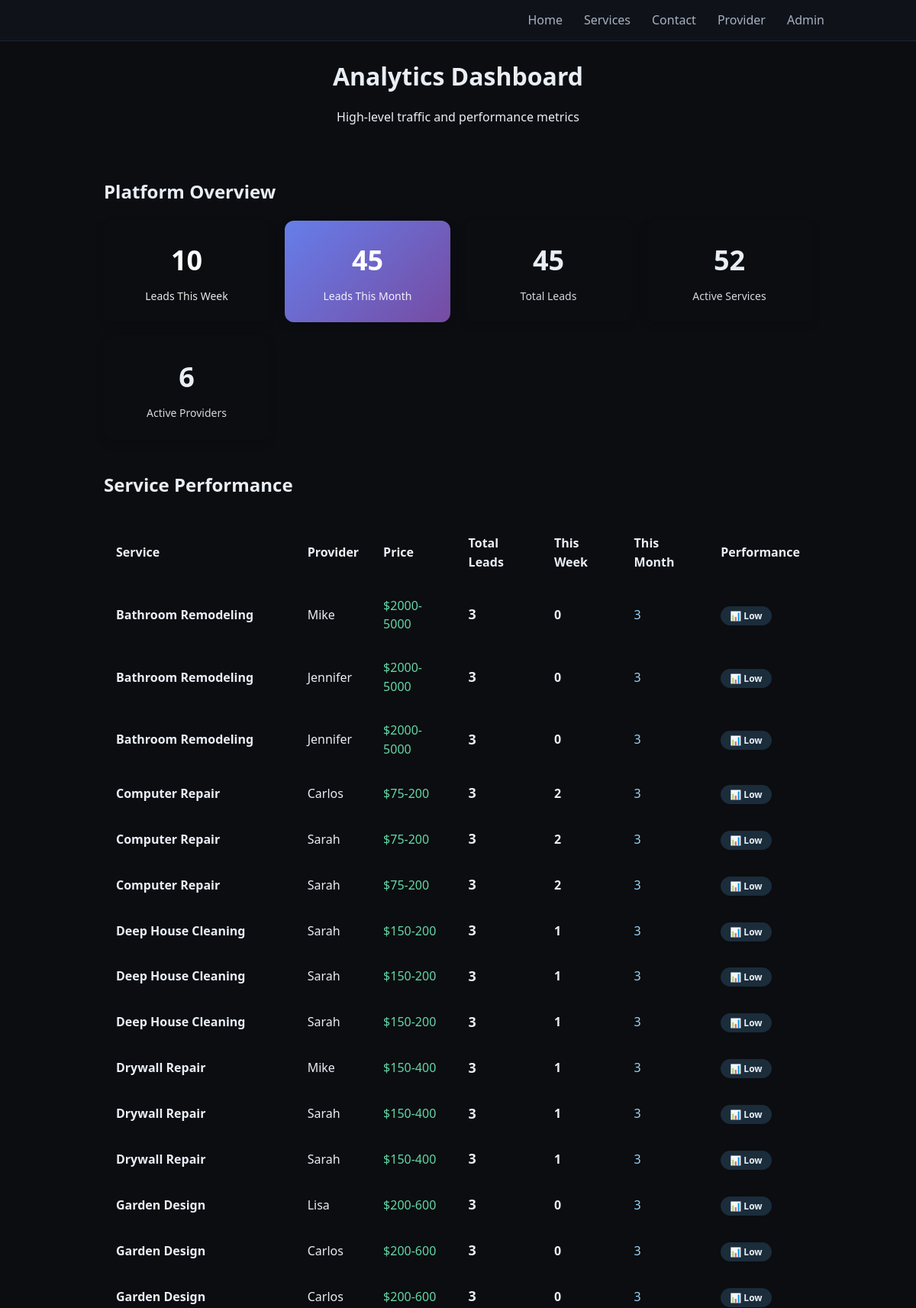
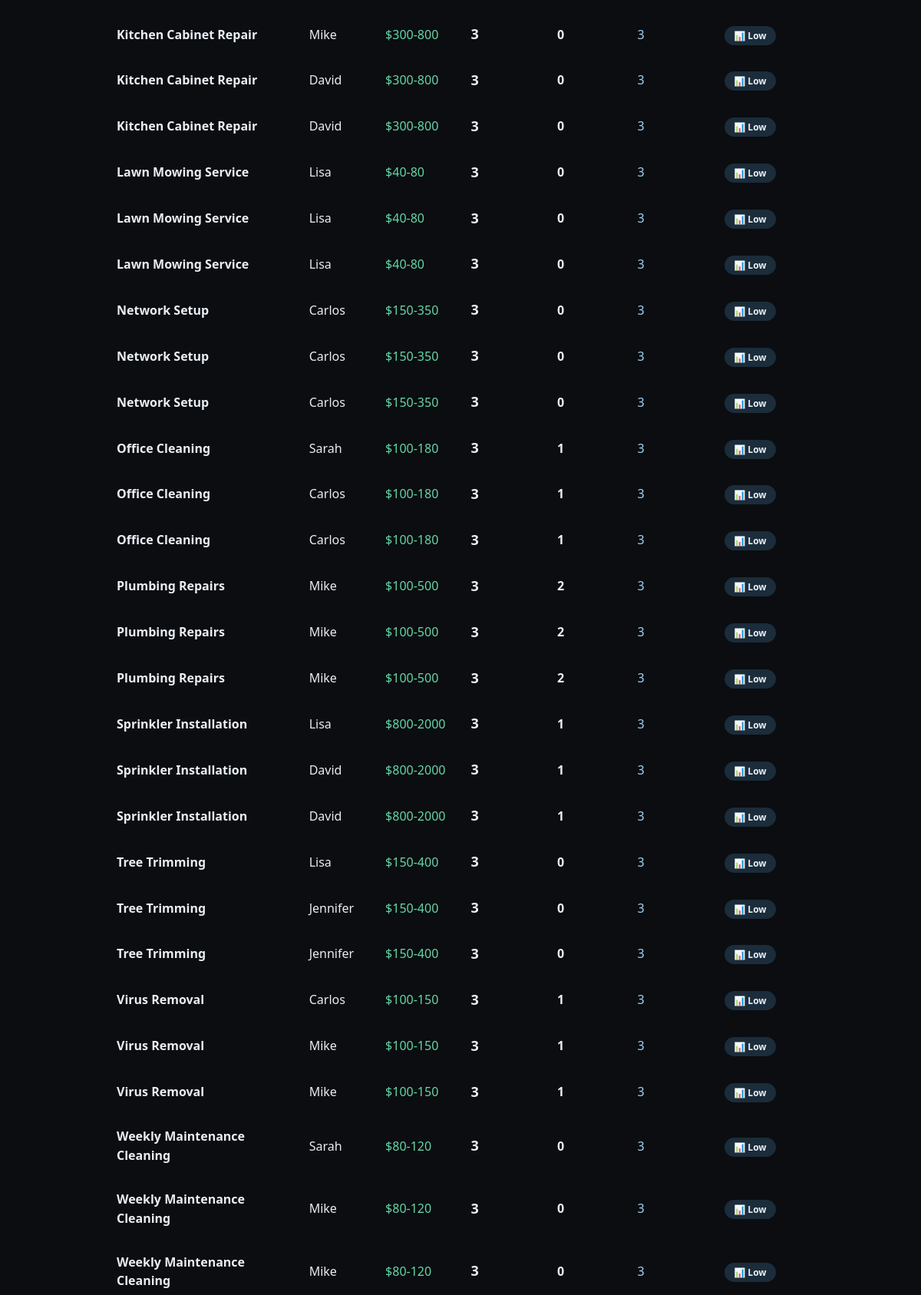
The app's page /admin/analytics (upper part) with its own data (2 pictures, top to bottom).
### tables this page shows
CREATE TABLE services (
              id INTEGER PRIMARY KEY AUTOINCREMENT,
              title TEXT NOT NULL,
              description TEXT,
              price TEXT,
              active INTEGER NOT NULL DEFAULT 1,
              created_at TEXT NOT NULL
            , posted_by TEXT, provider_id INTEGER DEFAULT 0, is_certified INTEGER DEFAULT 0, certification_proof TEXT);

### app.py (the view)
    @app.route("/admin/analytics")
    @login_required
    def admin_analytics():
        with closing(get_db()) as db:
            cur = db.cursor()
            cur.execute("""
                SELECT
                    s.id,
                    s.title,
                    s.price,
                    s.posted_by,
                    s.provider_id,
                    COUNT(l.id) as total_leads,
                    COUNT(CASE WHEN l.created_at >= date('now', '-7 days') THEN 1 END) as leads_this_week,
                    COUNT(CASE WHEN l.created_at >= date('now', '-30 days') THEN 1 END) as leads_this_month
                FROM services s
                LEFT JOIN leads l ON l.message LIKE '%' || s.title || '%'
                WHERE s.active = 1
                GROUP BY s.id, s.title, s.price, s.posted_by, s.provider_id
                ORDER BY total_leads DESC, s.title
            """)
            service_stats = cur.fetchall()
            cur.execute("SELECT COUNT(*) FROM leads WHERE created_at >= date('now', '-7 days')")
            total_leads_week = cur.fetchone()[0]
            cur.execute("SELECT COUNT(*) FROM leads WHERE created_at >= date('now', '-30 days')")
            total_leads_month = cur.fetchone()[0]
            cur.execute("SELECT COUNT(*) FROM leads")
            total_leads_all = cur.fetchone()[0]
            cur.execute("SELECT COUNT(*) FROM services WHERE active = 1")
            total_services = cur.fetchone()[0]
            cur.execute("SELECT COUNT(*) FROM providers WHERE active = 1")
            total_providers = cur.fetchone()[0]
            cur.execute("""
                SELECT
                    p.business_name,
                    p.first_name,
                    COUNT(s.id) as service_count,
                    COUNT(l.id) as total_leads
                FROM providers p
                LEFT JOIN services s ON s.provider_id = p.id AND s.active = 1
                LEFT JOIN leads l ON l.message LIKE '%' || s.title || '%'
                WHERE p.active = 1
                GROUP BY p.id, p.business_name, p.first_name
                ORDER BY total_leads DESC
            """)
            provider_stats = cur.fetchall()
        return render_template("admin_analytics.html",
                             service_stats=service_stats,
                             total_leads_week=total_leads_week,
                             total_leads_month=total_leads_month,
                             total_leads_all=total_leads_all,
                             total_services=total_services,
                             total_providers=total_providers,
                             provider_stats=provider_stats,
                             title="Analytics Dashboard")

### app.py (called while the page is built)
def get_db():
    conn = sqlite3.connect(DB_PATH)
    conn.row_factory = sqlite3.Row
    return conn

### templates/admin_analytics.html (shortened to what this page needs)
{% extends "base.html" %}
{% block content %}
<div class="main-content">
    <div class="analytics-header">
        <h1>Analytics Dashboard</h1>
        <p>High-level traffic and performance metrics</p>
    </div>
    <div class="stats-overview">
        <h2>Platform Overview</h2>
        <div class="stats-grid">
            <div class="stat-card primary">
                <h3>{{ total_leads_week }}</h3>
                <p>Leads This Week</p>
            </div>
            <div class="stat-card secondary">
                <h3>{{ total_leads_month }}</h3>
                <p>Leads This Month</p>
            </div>
            <div class="stat-card">
                <h3>{{ total_leads_all }}</h3>
                <p>Total Leads</p>
            </div>
            <div class="stat-card">
                <h3>{{ total_services }}</h3>
                <p>Active Services</p>
            </div>
            <div class="stat-card">
                <h3>{{ total_providers }}</h3>
                <p>Active Providers</p>
            </div>
        </div>
    </div>
    <div class="analytics-section">
        <h2>Service Performance</h2>
        <div class="table-container">
            <table class="analytics-table">
                <thead>
                    <tr>
                        <th>Service</th>
                        <th>Provider</th>
                        <th>Price</th>
                        <th>Total Leads</th>
                        <th>This Week</th>
                        <th>This Month</th>
                        <th>Performance</th>
                    </tr>
                </thead>
                <tbody>
                    {% for service in service_stats %}
                    <tr>
                        <td class="service-name">{{ service.title }}</td>
                        <td>{{ service.posted_by or 'Admin' }}</td>
                        <td class="price">{{ service.price or 'Quote' }}</td>
                        <td class="leads-total">{{ service.total_leads }}</td>
                        <td class="leads-week">{{ service.leads_this_week }}</td>
                        <td class="leads-month">{{ service.leads_this_month }}</td>
                        <td class="performance">
                            {% if service.total_leads >= 10 %}
                                <span class="status high">🔥 High</span>
                            {% elif service.total_leads >= 5 %}
                                <span class="status medium">📈 Medium</span>
                            {% elif service.total_leads > 0 %}
                                <span class="status low">📊 Low</span>
                            {% else %}
                                <span class="status none">💤 None</span>
                            {% endif %}
                        </td>
                    </tr>
                    {% endfor %}
                </tbody>
            </table>
        </div>
    </div>
</div>
{% endblock %}

### static/styles.css (style rules this page uses)
:root { --bg: #0b0d10; --panel: #141920; --text: #e9eef5; --muted: #a7b1c2; --accent: #5aa9e6; --accent-2: #9cd3f7; --danger: #e35d6a; --ok: #65d6a7; --warn: #f5a623; }
* { box-sizing: border-box; }
body { margin: 0; font-family: system-ui, -apple-system, Segoe UI, Roboto, Arial, sans-serif; background: var(--bg); color: var(--text); line-height: 1.55; }
.stats-grid { display: grid; grid-template-columns: repeat(auto-fit, minmax(200px, 1fr)); gap: 20px; margin-bottom: 40px; }
.stat-card { background: var(--panel); border: 1px solid #232a36; border-radius: 12px; padding: 24px; text-align: center; box-shadow: 0 4px 12px rgba(0, 0, 0, 0.15); }

### templates/admin_analytics.html (style rules this page uses)
.analytics-header { text-align: center; margin-bottom: 30px; padding-bottom: 20px; border-bottom: 2px solid var(--border-color); }
.analytics-header h1 { color: var(--accent-color); margin-bottom: 5px; }
.analytics-header p { color: var(--text-secondary); font-size: 16px; }
.stats-overview { margin-bottom: 40px; }
.stats-grid { display: grid; grid-template-columns: repeat(auto-fit, minmax(200px, 1fr)); gap: 20px; margin-top: 20px; }
.stat-card { background: var(--surface-color); border: 1px solid var(--border-color); border-radius: 12px; padding: 24px; text-align: center; transition: all 0.3s ease; }
.stat-card.primary { background: linear-gradient(135deg, var(--accent-color), var(--accent-2)); color: white; border: none; }
.stat-card.secondary { background: linear-gradient(135deg, #667eea, #764ba2); color: white; border: none; }
.stat-card h3 { font-size: 36px; font-weight: bold; margin: 0 0 8px 0; color: inherit; }
.stat-card p { margin: 0; font-size: 14px; opacity: 0.9; color: inherit; }
.analytics-section { margin-bottom: 40px; }
.analytics-section h2 { color: var(--accent-color); margin-bottom: 20px; padding-bottom: 10px; border-bottom: 1px solid var(--border-color); }
.table-container { overflow-x: auto; background: var(--surface-color); border-radius: 12px; border: 1px solid var(--border-color); }
.analytics-table { width: 100%; border-collapse: collapse; }
.analytics-table th, .analytics-table td { padding: 16px; text-align: left; border-bottom: 1px solid var(--border-color); }
.analytics-table th { background: var(--bg-color); font-weight: 600; color: var(--accent-color); position: sticky; top: 0; }
.service-name { font-weight: 600; color: var(--text-color); }
.price { color: var(--ok); font-weight: 500; }
.leads-total { font-weight: bold; font-size: 18px; }
.leads-week { color: var(--accent-color); font-weight: 600; }
.leads-month { color: var(--accent-2); font-weight: 500; }
.status { padding: 4px 12px; border-radius: 20px; font-size: 12px; font-weight: 600; }
.status.low { background: rgba(90, 169, 230, 0.2); color: var(--accent-color); }

### records on screen
services: title "Bathroom Remodeling", posted_by "Mike", price "$2000-5000", total_leads "3", leads_this_week "0", leads_this_month "3"
services: title "Bathroom Remodeling", posted_by "Jennifer", price "$2000-5000", total_leads "3", leads_this_week "0", leads_this_month "3"
services: title "Bathroom Remodeling", posted_by "Jennifer", price "$2000-5000", total_leads "3", leads_this_week "0", leads_this_month "3"
services: title "Computer Repair", posted_by "Carlos", price "$75-200", total_leads "3", leads_this_week "2", leads_this_month "3"
services: title "Computer Repair", posted_by "Sarah", price "$75-200", total_leads "3", leads_this_week "2", leads_this_month "3"
services: title "Computer Repair", posted_by "Sarah", price "$75-200", total_leads "3", leads_this_week "2", leads_this_month "3"
services: title "Deep House Cleaning", posted_by "Sarah", price "$150-200", total_leads "3", leads_this_week "1", leads_this_month "3"
services: title "Deep House Cleaning", posted_by "Sarah", price "$150-200", total_leads "3", leads_this_week "1", leads_this_month "3"
services: title "Deep House Cleaning", posted_by "Sarah", price "$150-200", total_leads "3", leads_this_week "1", leads_this_month "3"
services: title "Drywall Repair", posted_by "Mike", price "$150-400", total_leads "3", leads_this_week "1", leads_this_month "3"
services: title "Drywall Repair", posted_by "Sarah", price "$150-400", total_leads "3", leads_this_week "1", leads_this_month "3"
services: title "Drywall Repair", posted_by "Sarah", price "$150-400", total_leads "3", leads_this_week "1", leads_this_month "3"
services: title "Garden Design", posted_by "Lisa", price "$200-600", total_leads "3", leads_this_week "0", leads_this_month "3"
services: title "Garden Design", posted_by "Carlos", price "$200-600", total_leads "3", leads_this_week "0", leads_this_month "3"
services: title "Garden Design", posted_by "Carlos", price "$200-600", total_leads "3", leads_this_week "0", leads_this_month "3"
services: title "Kitchen Cabinet Repair", posted_by "Mike", price "$300-800", total_leads "3", leads_this_week "0", leads_this_month "3"
services: title "Kitchen Cabinet Repair", posted_by "David", price "$300-800", total_leads "3", leads_this_week "0", leads_this_month "3"
services: title "Kitchen Cabinet Repair", posted_by "David", price "$300-800", total_leads "3", leads_this_week "0", leads_this_month "3"
services: title "Lawn Mowing Service", posted_by "Lisa", price "$40-80", total_leads "3", leads_this_week "0", leads_this_month "3"
services: title "Lawn Mowing Service", posted_by "Lisa", price "$40-80", total_leads "3", leads_this_week "0", leads_this_month "3"
services: title "Lawn Mowing Service", posted_by "Lisa", price "$40-80", total_leads "3", leads_this_week "0", leads_this_month "3"
services: title "Network Setup", posted_by "Carlos", price "$150-350", total_leads "3", leads_this_week "0", leads_this_month "3"
services: title "Network Setup", posted_by "Carlos", price "$150-350", total_leads "3", leads_this_week "0", leads_this_month "3"
services: title "Network Setup", posted_by "Carlos", price "$150-350", total_leads "3", leads_this_week "0", leads_this_month "3"
services: title "Office Cleaning", posted_by "Sarah", price "$100-180", total_leads "3", leads_this_week "1", leads_this_month "3"
services: title "Office Cleaning", posted_by "Carlos", price "$100-180", total_leads "3", leads_this_week "1", leads_this_month "3"
services: title "Office Cleaning", posted_by "Carlos", price "$100-180", total_leads "3", leads_this_week "1", leads_this_month "3"
services: title "Plumbing Repairs", posted_by "Mike", price "$100-500", total_leads "3", leads_this_week "2", leads_this_month "3"
services: title "Plumbing Repairs", posted_by "Mike", price "$100-500", total_leads "3", leads_this_week "2", leads_this_month "3"
services: title "Plumbing Repairs", posted_by "Mike", price "$100-500", total_leads "3", leads_this_week "2", leads_this_month "3"
services: title "Sprinkler Installation", posted_by "Lisa", price "$800-2000", total_leads "3", leads_this_week "1", leads_this_month "3"
services: title "Sprinkler Installation", posted_by "David", price "$800-2000", total_leads "3", leads_this_week "1", leads_this_month "3"
services: title "Sprinkler Installation", posted_by "David", price "$800-2000", total_leads "3", leads_this_week "1", leads_this_month "3"
services: title "Tree Trimming", posted_by "Lisa", price "$150-400", total_leads "3", leads_this_week "0", leads_this_month "3"
services: title "Tree Trimming", posted_by "Jennifer", price "$150-400", total_leads "3", leads_this_week "0", leads_this_month "3"
services: title "Tree Trimming", posted_by "Jennifer", price "$150-400", total_leads "3", leads_this_week "0", leads_this_month "3"
services: title "Virus Removal", posted_by "Carlos", price "$100-150", total_leads "3", leads_this_week "1", leads_this_month "3"
services: title "Virus Removal", posted_by "Mike", price "$100-150", total_leads "3", leads_this_week "1", leads_this_month "3"
services: title "Virus Removal", posted_by "Mike", price "$100-150", total_leads "3", leads_this_week "1", leads_this_month "3"
services: title "Weekly Maintenance Cleaning", posted_by "Sarah", price "$80-120", total_leads "3", leads_this_week "0", leads_this_month "3"
services: title "Weekly Maintenance Cleaning", posted_by "Mike", price "$80-120", total_leads "3", leads_this_week "0", leads_this_month "3"
services: title "Weekly Maintenance Cleaning", posted_by "Mike", price "$80-120", total_leads "3", leads_this_week "0", leads_this_month "3"

### other values on screen
{{ total_leads_week }} "10"
{{ total_leads_month }} "45"
{{ total_leads_all }} "45"
{{ total_services }} "52"
{{ total_providers }} "6"
